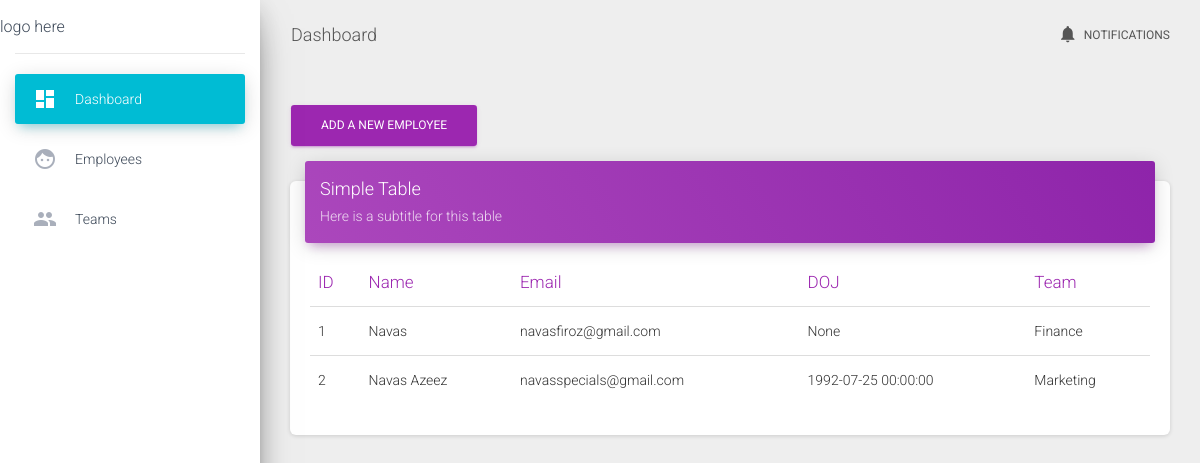
/employees/, run on the app's committed database.
### main.py (models this page shows)
class User(db.Model):
    id = db.Column(db.Integer, primary_key=True)
    name = db.Column(db.String(150), nullable=False)
    email = db.Column(db.String,nullable=False)
    phone = db.Column(db.String)
    whatsapp = db.Column(db.Boolean)
    title = db.Column(db.String)
    role = db.Column(db.String)
    annual_leaves = db.Column(db.String)
    team_id = db.Column(db.Integer, db.ForeignKey("team.id"))
    admin_to_team = db.Column(db.Integer)
    line_manager = db.Column(db.Integer)
    password = db.Column(db.String)
    dob = db.Column(db.DateTime)
    blood_group = db.Column(db.String)
    doj = db.Column(db.DateTime)
    pay = db.Column(db.Integer)
    address = db.Column(db.String)
    secondary_contact_name = db.Column(db.String)
    secondary_contact_relation = db.Column(db.String)
    secondary_contact_phone = db.Column(db.String)
    origin_country = db.Column(db.String)
    diet_type = db.Column(db.String)
    drinking = db.Column(db.Boolean)
    marital_status = db.Column(db.String)

class Team(db.Model):
    id = db.Column(db.Integer, primary_key=True)
    name = db.Column(db.String, nullable=False)
    users = db.relationship("User",backref="team")

### main.py (the view, shortened to what this page needs)
@app.route('/employees/', methods=["GET","POST"])
def employees():
    all_team= Team.query.all()
    all_users = User.query.all()
    if request.method == "GET":
        return render_template("profile.html", teams=all_team, users=all_users)

### templates/profile.html (shortened to what this page needs)
{% extends "template.html" %}
{% block content %}
<button type="button" class="btn btn-primary" data-toggle="modal" data-target="#add-employee">
  Add a new Employee
</button>
</div>
<div class="col-md-12">
  <div class="card">
    <div class="card-header card-header-primary">
      <h4 class="card-title ">Simple Table</h4>
      <p class="card-category"> Here is a subtitle for this table</p>
    </div>
    <div class="card-body">
      <div class="table-responsive">
        <table class="table">
          <thead class=" text-primary">
            <tr><th>
              ID
            </th>
            <th>
              Name
            </th>
            <th>
              Email
            </th>
            <th>
              DOJ
            </th>
            <th>
              Team
            </th>
          </tr></thead>
          <tbody>
            {% for user in users%}
            <tr>
              <td>
                {{user.id}}
              </td>
              <td>
                {{user.name}}
              </td>
              <td>
                {{user.email}}
              </td>
              <td>
                {{user.doj}}
              </td>
              <td>
                {{user.team.name}}
              </td>
            </tr>
            {% endfor %}
          </tbody>
        </table>
      </div>
    </div>
  </div>
</div>
{% endblock %}

### data on the page
User: id "1", name "Navas", email "navasfiroz@gmail.com", doj "None", team.name "Finance"
User: id "2", name "Navas Azeez", email "navasspecials@gmail.com", doj "1992-07-25 00:00:00", team.name "Marketing"
